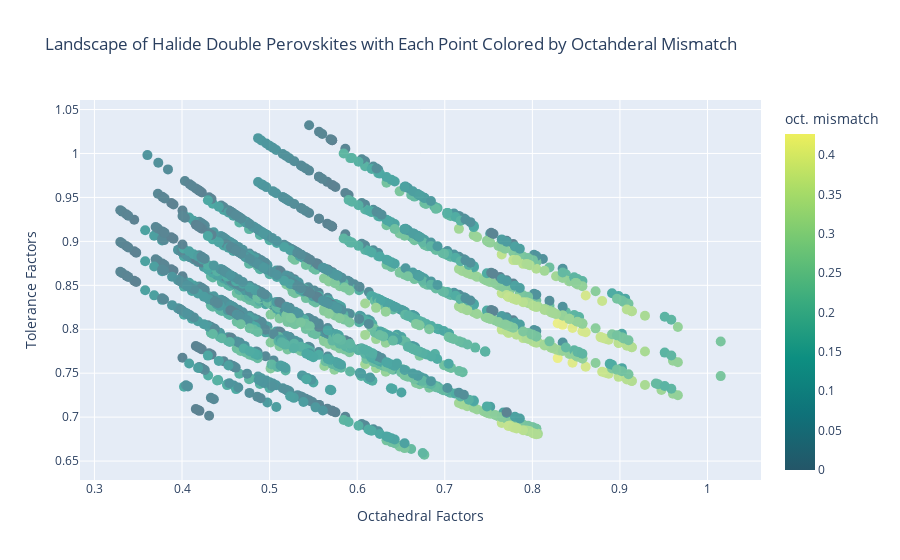

The cell this chart's notebook holds for it:
### Code cell
fig = go.Figure()

fig.add_trace(go.Scatter(x=all_data_dict['octahedral_factors'],
                         y=all_data_dict['tolerance_factors'],
                         name='DHP',
                         text=all_data_dict['system'],
                         opacity=0.7,
                         customdata=all_data_dict['octahedral_mismatch'],
                         marker=dict(color=all_data_dict['octahedral_mismatch'], size=8,
                                     colorscale='Aggrnyl', colorbar=dict(thickness=30,title='oct. mismatch')),
                         hovertemplate="<br>".join([
                                                    "system: %{text}",
                                                    "Oct. Factor: %{x:.3f}",
                                                    "Tol. Factor: %{y:.3f}",
                                                    "Oct. Mismatch: %{customdata:.3f}"])
                        ))


fig.update_traces(
    mode='markers', 
    marker_line_width=0, 
    marker_size=10
)
fig.update_layout(title='Landscape of Halide Double Perovskites with Each Point Colored by Octahderal Mismatch')
fig.update_xaxes(title_text='Octahedral Factors')
fig.update_yaxes(title_text='Tolerance Factors')

### Figure 1 — Plotly figure (JSON) as saved in the notebook; plotly's stock layout.template omitted (floating-point values rounded to 4 significant figures; data arrays with more than 128 entries replaced by an {"elided": "..."} marker saying what was removed)
{"data": [{"customdata": {"elided": "1829 float values"}, "hovertemplate": "system: %{text}<br>Oct. Factor: %{x:.3f}<br>Tol. Factor: %{y:.3f}<br>Oct. Mismatch: %{customdata:.3f}", "marker": {"color": {"elided": "1829 float values"}, "colorbar": {"thickness": 30, "title": {"text": "oct. mismatch"}}, "colorscale": [[0, "rgb(36, 86, 104)"], [0.1667, "rgb(15, 114, 121)"], [0.3333, "rgb(13, 143, 129)"], [0.5, "rgb(57, 171, 126)"], [0.6667, "rgb(110, 197, 116)"], [0.8333, "rgb(169, 220, 103)"], [1, "rgb(237, 239, 93)"]], "line": {"width": 0}, "size": 10}, "mode": "markers", "name": "DHP", "opacity": 0.7, "text": {"elided": "1829 str values"}, "type": "scatter", "x": {"elided": "1829 float values"}, "y": {"elided": "1829 float values"}}], "layout": {"title": {"text": "Landscape of Halide Double Perovskites with Each Point Colored by Octahderal Mismatch"}, "xaxis": {"title": {"text": "Octahedral Factors"}}, "yaxis": {"title": {"text": "Tolerance Factors"}}}}
